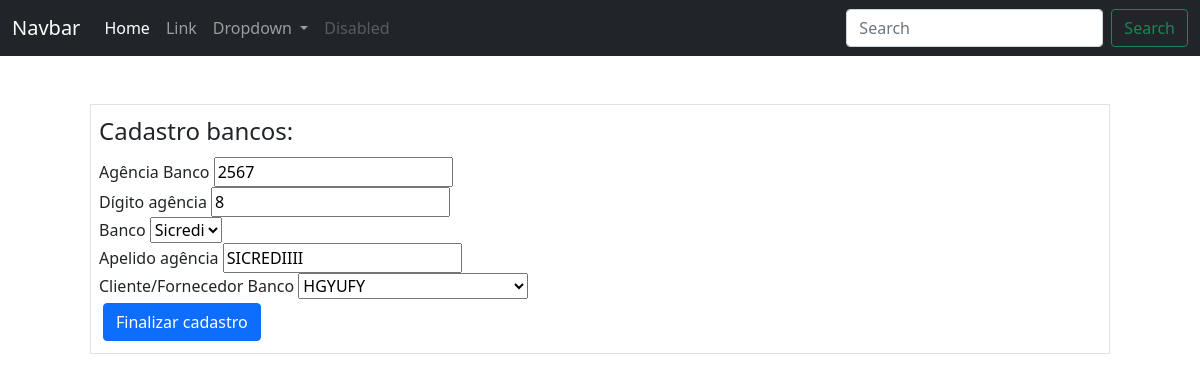
The page /financeiro/bancos/agencias/10/edicao (signed in) on the database as committed earlier.
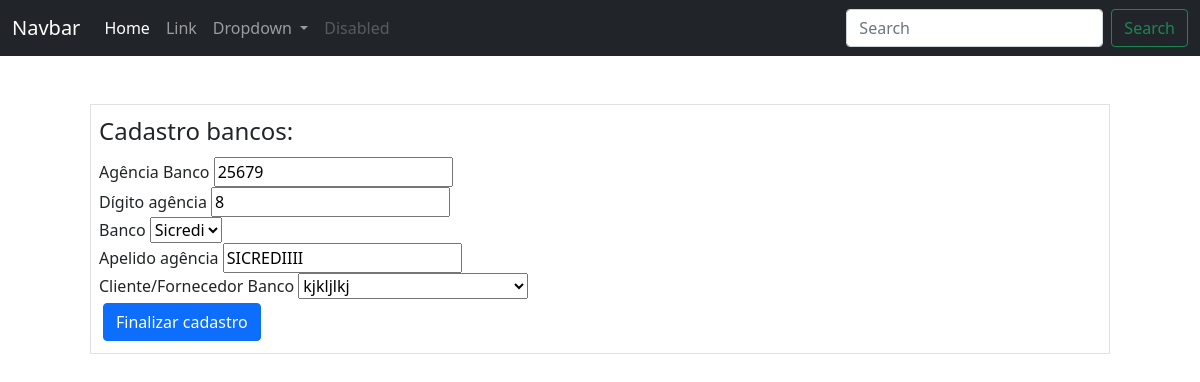
The same page on the database as committed later.
### ERP/models.py (models this page shows)
class AgenciaBanco(database.Model):
    __tablename__ = 'agencia_bancos'
    id = database.Column(database.Integer, primary_key=True)
    agencia = database.Column(database.Integer, unique=True)
    digito_agencia = database.Column(database.Integer)
    id_banco = database.Column(database.Integer, database.ForeignKey('bancos.id'))
    apelido_agencia = database.Column(database.String, unique=True)
    id_cliente = database.Column(database.Integer, database.ForeignKey('clientes_fornecedores.id'))

### ERP/routes.py (the view)
@app.route('/financeiro/bancos/agencias/<id_agencia>/edicao', methods=['GET', 'POST'])
@login_required
def editar_agencias_bancarias(id_agencia):
    agencia = AgenciaBanco.query.get_or_404(id_agencia)
    form_agencia = FormAgenciaBancoEdicao(obj=agencia)
    form_agencia.id_cliente.choices = [(cnpj.id, cnpj.razao_social) for cnpj in ClientesFornecedores.query.filter(ClientesFornecedores.cnpj.isnot(None)).all()]
    form_agencia.id_banco.choices = [(banco.id, banco.nome_banco) for banco in Bancos.query.all()]
    if form_agencia.validate_on_submit():
        if 'finalizar' in request.form:
            form_agencia.populate_obj(agencia)
            agencia.id_cliente = form_agencia.id_cliente.data
            database.session.commit()
            return redirect(url_for('agencias_bancarias', id_agencia=id_agencia))
    return render_template('edicao_agencias_bancos.html', form_agencia=form_agencia)

### ERP/forms.py
class FormAgenciaBancoEdicao(FlaskForm):
    agencia = StringField('Agência Banco', validators=[DataRequired(message='Favor incluir código agencia')])
    digito_agencia = StringField('Dígito agência', validators=[DataRequired(message='Favor incluir dígito agencia')])
    id_banco = SelectField('Banco')
    apelido_agencia = StringField('Apelido agência', validators=[DataRequired(message='Favor incluir apelido agencia')])
    id_cliente = SelectField('Cliente/Fornecedor Banco')  # Adicionando o campo id_cliente
    campo_pesquisa = StringField('Nome fornecedor a pesquisar')
    botao_pesquisar = SubmitField('Pesquisar cliente/fornecedor banco', name='pesquisar')
    botao_cadastrar = SubmitField('Cadastrar cliente/fornecedor banco', name='cadastrar')
    botao_finalizar = SubmitField('Finalizar cadastro', name='finalizar')

### ERP/routes.py (called while the page is built)
@login_manager.user_loader
def load_user(user_id):
    return Usuarios.query.get(int(user_id))

### ERP/templates/edicao_agencias_bancos.html (shortened to what this page needs)
{% include 'base.html' %}
{% block content %}
    <div class="container">
        <form method='POST' action="" class="border m-5 p-2">
            <legend>Cadastro bancos:</legend>
            <fieldset>
                <div class="form-group">
                    {{ form_agencia.agencia.label(class="form-control-label") }}
                    {{ form_agencia.agencia(class="form-control-label") }}
                </div>
                <div class="form-group">
                    {{ form_agencia.digito_agencia.label(class="form-control-label") }}
                    {{ form_agencia.digito_agencia(class="form-control-label") }}
                </div>
                <div class="form-group">
                    {{ form_agencia.id_banco.label(class="form-control-label") }}
                    {{ form_agencia.id_banco(class="form-control-label") }}
                </div>
                <div class="form-group">
                    {{ form_agencia.apelido_agencia.label(class="form-control-label") }}
                    {{ form_agencia.apelido_agencia(class="form-control-label") }}
                </div>
                <div class="form-group">
                    {{ form_agencia.id_cliente.label(class="form-control-label") }}
                    {{ form_agencia.id_cliente(class="form-control-label") }}
                </div>
            </fieldset>
            {{ form_agencia.botao_finalizar(class="btn btn-primary m-1") }}
        </form>
    </div>
{% endblock %}

### ERP/templates/base.html (shortened to what this page needs)
<!DOCTYPE html>
<html lang="pt-BR">
  <head>
    <link
      href="https://cdn.jsdelivr.net/npm/bootstrap@5.0.2/dist/css/bootstrap.min.css"
      rel="stylesheet"
    />
  </head>
  <body>
    {% include 'navbar.html' %}
  </body>
</html>

### ERP/templates/navbar.html (shortened to what this page needs)
<nav class="navbar navbar-expand-lg navbar-dark bg-dark">
  <div class="container-fluid">
    <a class="navbar-brand" href="#">Navbar</a>
    <div class="collapse navbar-collapse" id="navbarSupportedContent">
      <ul class="navbar-nav me-auto mb-2 mb-lg-0">
        <li class="nav-item">
          <a class="nav-link active" aria-current="page" href="#">Home</a>
        </li>
        <li class="nav-item">
          <a class="nav-link" href="#">Link</a>
        </li>
        <li class="nav-item dropdown">
          <a class="nav-link dropdown-toggle" href="#" id="navbarDropdown" role="button" data-bs-toggle="dropdown" aria-expanded="false">
            Dropdown
          </a>
        </li>
        <li class="nav-item">
          <a class="nav-link disabled" href="#" tabindex="-1" aria-disabled="true">Disabled</a>
        </li>
      </ul>
      <form class="d-flex">
        <input class="form-control me-2" type="search" placeholder="Search" aria-label="Search">
        <button class="btn btn-outline-success" type="submit">Search</button>
      </form>
    </div>
  </div>
</nav>

Rows that differ between the two databases and show on the page:
changed AgenciaBanco "Sicredi": agencia "2567" → "25679"; id_cliente "HGYUFY" → "kjkljlkj"
